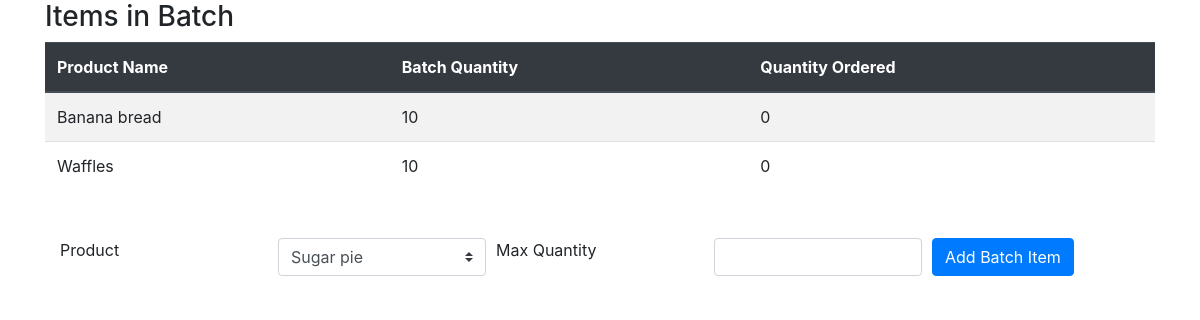
The app's page /admin/batch.php?batch_id=8 with its own data.
### tables this page shows
CREATE TABLE `batch_items` (
  `id` int(11) NOT NULL,
  `batch_id` int(11) NOT NULL,
  `product_id` int(11) NOT NULL,
  `max_quantity` int(2) NOT NULL,
  `quantity_sold` int(2) NOT NULL
);

CREATE TABLE `products` (
  `id` int(11) NOT NULL,
  `name` varchar(255) NOT NULL,
  `price` decimal(6,2) NOT NULL,
  `active` tinyint(1) DEFAULT NULL,
  `description` text,
  `img_link` varchar(255) NOT NULL DEFAULT 'img/placeholder.png'
);

### admin/batch.php (the view, shortened to what this page needs)
<?php
$batch_id = $_GET['batch_id'];
include "../external/db_connect.php";
include "../external/add_batch_item.php";
?>
<!DOCTYPE html>
<html lang=en>
<head>
    <link rel="stylesheet" href="../css/bootstrap.css">
</head>
<body>
<div class="container">
<h3> Items in Batch </h3>
<table class="table table-striped">
    <thead class="thead-dark">
        <tr>
            <th scope="col">Product Name</th>
            <th scope="col">Batch Quantity</th>
            <th scope="col">Quantity Ordered</th>
        </tr>
    </thead>
    <tbody>
<?php
$sql = "
    SELECT p.name, b.max_quantity, b.quantity_sold
    FROM batch_items b
    INNER JOIN products p
    ON b.product_id = p.id
    WHERE b.batch_id = ".$batch_id.
    " ORDER BY b.max_quantity DESC;
    ";
$result = mysqli_query($conn, $sql);
while ($row = mysqli_fetch_array($result, MYSQLI_ASSOC)){
    echo
        "<tr scope='row'>
            <td>".$row['name']."</td>
            <td>".$row['max_quantity']."</td>
            <td>".$row['quantity_sold']."</td>
        </tr>";
};
?>
    </tbody>
</table>
<div class="batch_item_form container mt-5">
<form action="<?php echo htmlspecialchars($_SERVER['PHP_SELF'])."?batch_id=".$batch_id;?>" method="POST">
    <div class="form-row">
        <div class="col">
            <label for="product">Product</label>
        </div>
        <div class="col">
            <select name="product_id" class="custom-select">>
                <?php
                    $sql = "
                        SELECT id, name
                        FROM products
                        WHERE active = 1;
                        ";
                    $result = mysqli_query($conn, $sql);
                    while ($row = mysqli_fetch_array($result, MYSQLI_ASSOC)) {
                        echo "<option value='".$row['id']."'>".$row['name']."</option>";
                    };
                ?>
            </select>
        </div>
        <div class="col">
            <label for="max_quantity">Max Quantity</label>
        </div>
        <div class="col">
            <input type="number" min="0" max="99" name="max_quantity" class="form-control" required>
        </div>
        <div class="col">
            <button type="submit" name="submit_batch_item" class="btn btn-primary">Add Batch Item</button>
        </div>
    </div>
</form>
</div>
</div>
</body>
</html>

### records on screen
batch_items: product.name "Banana bread", max_quantity "10", quantity_sold "0"
batch_items: product.name "Waffles", max_quantity "10", quantity_sold "0"

### other values on screen
form field product_id "Sugar pie"
